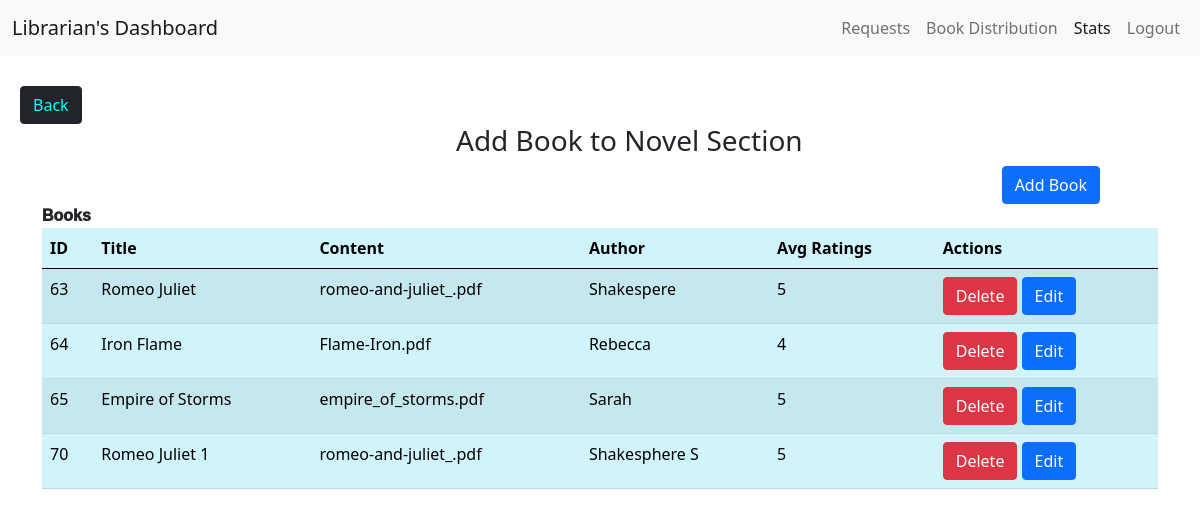
The page /addbook/40 on the database its author committed.
### app.py (models this page shows)
class Section(db.Model):
    __tablename__ = 'section'
    SectionID = db.Column(db.Integer, primary_key=True, autoincrement=True)
    SectionName = db.Column(db.String, nullable=False)
    CreationDate = db.Column(db.String, nullable=False)
    Description = db.Column(db.String, nullable=False)
    BookR = db.relationship('Book', backref='section', lazy=True)

class Book(db.Model):
    __tablename__ = 'book'
    BookID = db.Column(db.Integer, primary_key=True,autoincrement=True)
    BookName = db.Column(db.String, nullable=False)
    Content = db.Column(db.String, nullable=False)
    Author = db.Column(db.String, nullable=False)
    AvgRating = db.Column(db.Integer, default=0)
    SectionID = db.Column(db.Integer,db.ForeignKey('section.SectionID'), nullable=False)
    TransectionR = db.relationship('Transection', backref='book', lazy=True)
    FeedbackR = db.relationship('Feedback', backref='book', lazy=True)

### app.py (the view, shortened to what this page needs)
@app.route("/addbook/<SectionID>", methods=['GET', 'POST'])
def addbook(SectionID):
    section = Section.query.filter_by(SectionID=SectionID).first()
    books = Book.query.filter_by(SectionID=SectionID).all()
    return render_template('lbd_ab.html', section=section, books=books)

### templates/lbd_ab.html (shortened to what this page needs)
<!DOCTYPE html>
<html lang="en">
<head>
    <link rel="stylesheet" href="static/ldb.css">
    <link href="https://cdn.jsdelivr.net/npm/bootstrap@5.0.2/dist/css/bootstrap.min.css" rel="stylesheet">
</head>
<body>
    <div id="mainbody">
        <nav class="navbar navbar-expand-lg navbar-light bg-light">
            <div class="container-fluid">
                <a class="navbar-brand" href="#">Librarian's Dashboard</a>
                <div class="collapse navbar-collapse justify-content-end" id="navbarNav">
                    <ul class="navbar-nav">
                        <li class="nav-item">
                            <a class="nav-link inactive" aria-current="page" href="/requests">Requests</a>
                        </li>
                        <li class="nav-item">
                            <a class="nav-link inactive" aria-current="page" href="/listbook">Book Distribution</a>
                        </li>
                        <li class="nav-item">
                            <a class="nav-link active" aria-current="page" href="/stats">Stats</a>
                        </li>
                        <li class="nav-item">
                            <a class="nav-link" href="/logout">Logout</a>
                        </li>
                    </ul>
                </div>
            </div>
        </nav>
        <div>
            <button style="margin-left: 20px;margin-top: 30px;" type="submit" class="btn btn-dark"> <a href="libdashboard" method="POST" style="text-decoration: none;color: aqua;">Back</a></button>
        </div>
        <div style="font-size: larger;">
           <h3 style="margin-left: 38%;"> Add Book to {{section.SectionName}} Section</h3>
        </div>
        <div class="col text-end">
        <button class="btn btn-primary btn-add-section" style="margin-right: 100px;" data-bs-toggle="modal" data-bs-target="#exampleModal">Add Book</button>
        </div>
        <div class="container">
            <div class="table-title"  style="font-family: Verdana, Geneva, Tahoma, sans-serif;font-weight: 1000;">Books</div>
            <table class="table table-info table-striped">
                <thead>
                    <tr>
                        <th scope="col">ID</th>
                        <th scope="col">Title</th>
                        <th scope="col">Content</th>
                        <th scope="col">Author</th>
                        <th scope="col">Avg Ratings</th>
                        <th scope="col">Actions</th>
                    </tr>
                </thead>
                <tbody>
                    {% for b in books %}
                    <tr>
                        <td>{{ b.BookID }}</td>
                        <td>{{ b.BookName }}</td>
                        <td>{{ b.Content }}</td>
                        <td>{{ b.Author }}</td>
                        <td>{{ b.AvgRating }}</td>
                        <td>
                            <form action="/deletebook/{{ b.BookID }}" method="POST" style="display: inline;">
                                <button type="submit" class="btn btn-danger">Delete</button>
                            </form>
                            <form action="/edit_book/{{ b.BookID }}" method="POST" style="display: inline;">
                                <button type="submit" class="btn btn-primary">Edit</button>
                            </form>
                        </td>
                    </tr>
                    {% endfor %}
                </tbody>
            </table>

### rows shown on the page
Section: SectionName "Novel"
Book: BookID "63", BookName "Romeo Juliet", Content "romeo-and-juliet_.pdf", Author "Shakespere", AvgRating "5"
Book: BookID "64", BookName "Iron Flame", Content "Flame-Iron.pdf", Author "Rebecca", AvgRating "4"
Book: BookID "65", BookName "Empire of Storms", Content "empire_of_storms.pdf", Author "Sarah", AvgRating "5"
Book: BookID "70", BookName "Romeo Juliet 1", Content "romeo-and-juliet_.pdf", Author "Shakesphere S", AvgRating "5"
